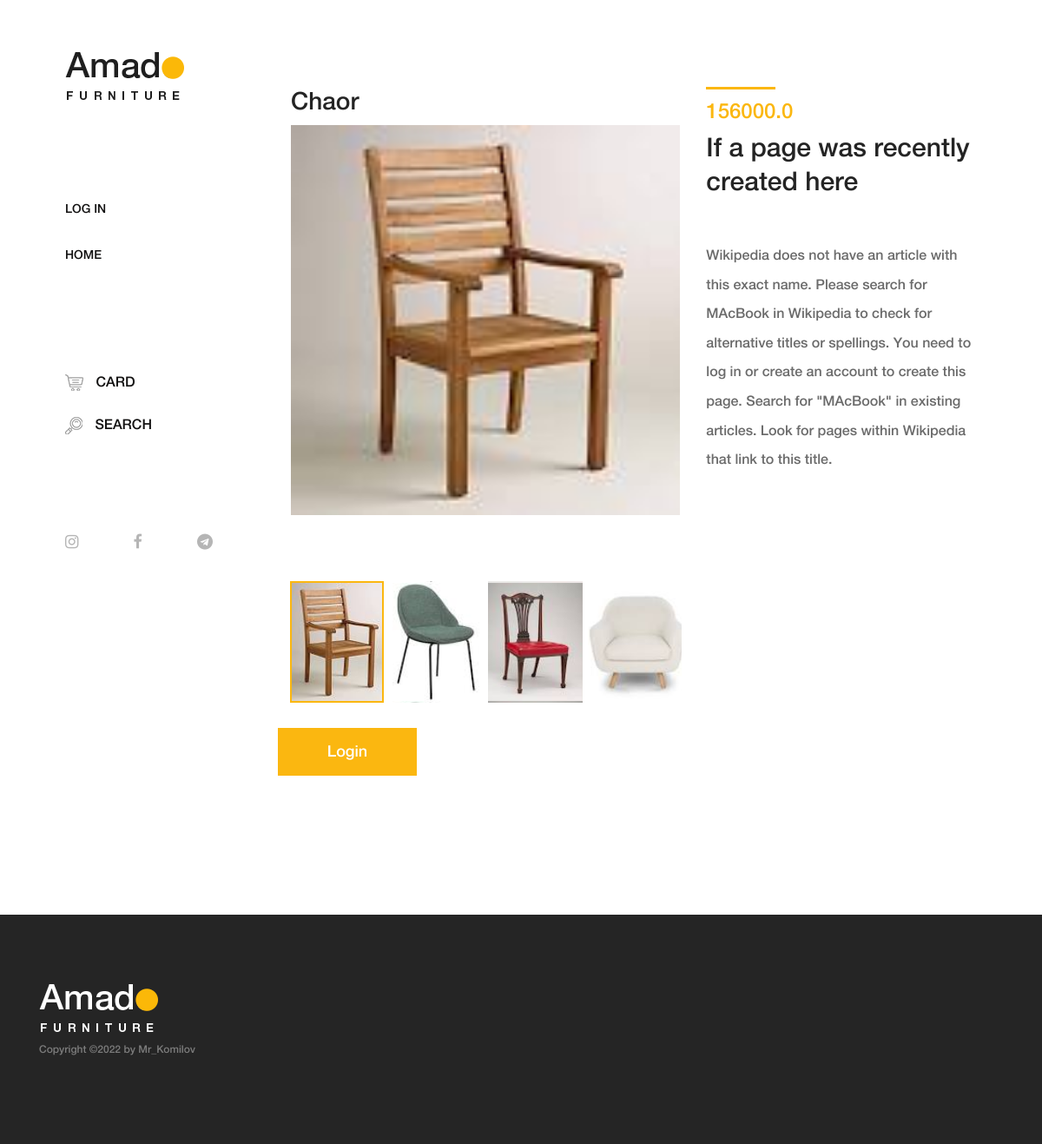
Before: /product/6/ with the older database file.
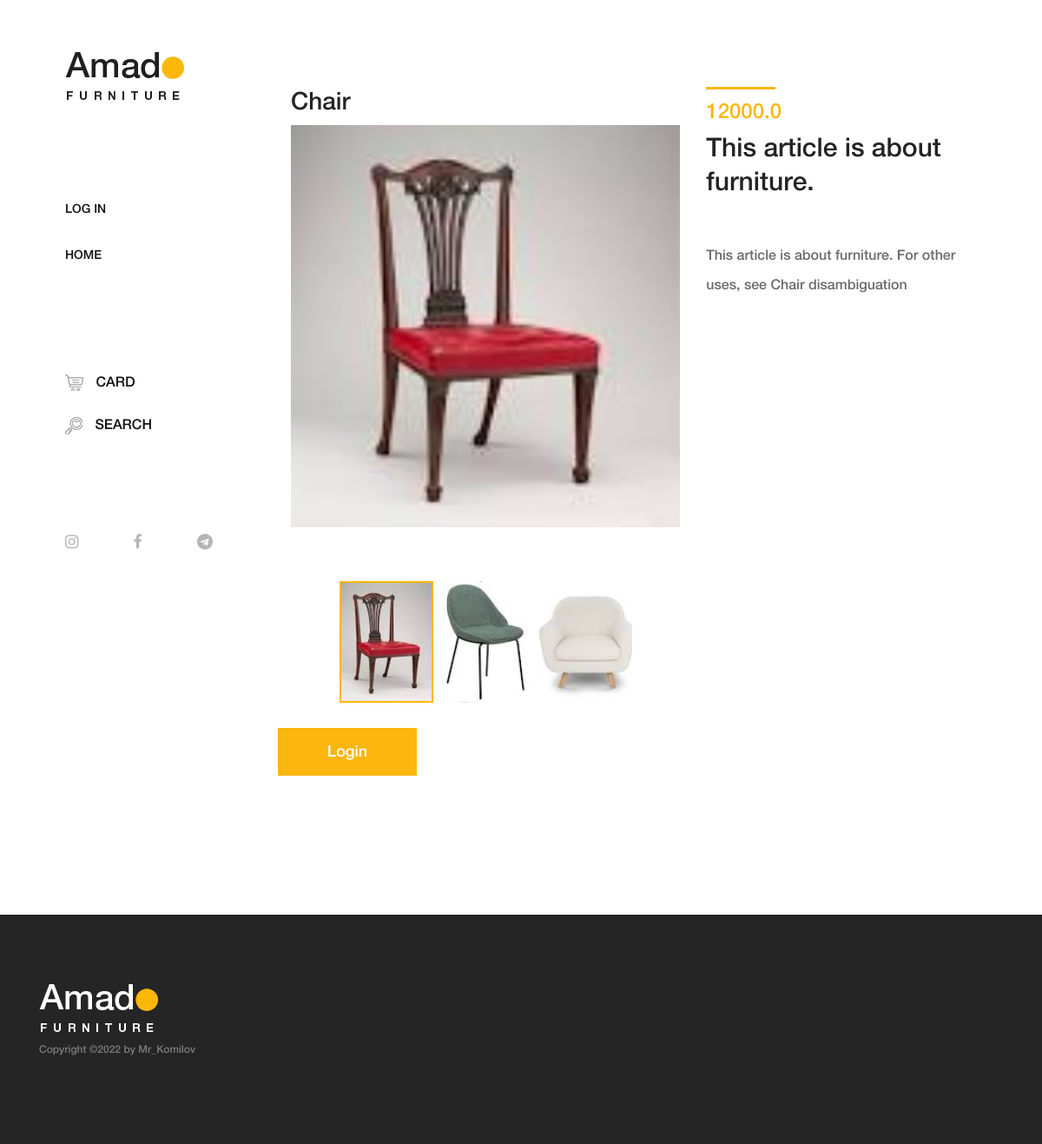
After: the same page with the newer database file.
### products/models.py (models this page shows, shortened)
class Product (models.Model):
    title = models.CharField(max_length=30)
    bio = models.CharField(max_length=50)
    definition = models.TextField()
    photo1 = models.ImageField(upload_to = 'media/img/product-img/%Y/%m/%d')
    photo2 = models.ImageField(upload_to = 'media/img/product-img/%Y/%m/%d', null = True, blank = True)
    photo3 = models.ImageField(upload_to = 'media/img/product-img/%Y/%m/%d', null = True, blank = True)
    photo4 = models.ImageField(upload_to = 'media/img/product-img/%Y/%m/%d', null = True, blank = True)
    price = models.FloatField(default = 0.00)
    count = models.PositiveIntegerField(default = 1)
    delivery_price = models.FloatField(default = 0.00)
    users = models.ForeignKey(CustomUser, on_delete = models.CASCADE, null = True, blank = True)
    card = models.BooleanField(default = 0)
    buy =  models.BooleanField(default = 0)

### pages/views.py (the view)
# urls.py: path('product/<int:pk>/', product , name = 'product'),
def product(request, pk = None, card = None):
    if card and pk:
        user = request.user
        product_obj = Product.objects.filter(id = pk)[0]
        product_obj.users = user
        product_obj.save()
        obj = Product.objects.filter(id = pk)[0]
        if card == 1:
            obj.card = 1
        elif card == 2:
            obj.card = 0
        obj.save()
        return render(request, template_name="product.html", context ={"obj" : obj} )
    elif pk:
        obj = Product.objects.filter(id = pk)[0]
        return render(request, template_name="product.html", context ={"obj" : obj} )
    else:
        return redirect('home')

### template/product.html (shortened to what this page needs)
{% extends 'base.html' %}
{% load static %}
{% block content %}
    <div class="single-product-area section-padding-100 clearfix" style="margin-bottom: 5%;">
        <div class="container-fluid">
            <div class="row">
                <div class="col-12 col-lg-7">
                    <div class="single_product_thumb" >
                        <h3> {{obj.title}} </h3>
                        <div id="product_details_slider" class="carousel slide" data-ride="carousel">
                            <ol class="carousel-indicators">
                                <li class="active"  data-target="#product_details_slider" data-slide-to="0" style=" background-image: url('/media/{{obj.photo1}}');">
                                </li>
                                {% if obj.photo2 %}
                                <li data-target="#product_details_slider" data-slide-to="1" style="background-image: url('/media/{{obj.photo2}}');">
                                </li>
                                {% endif %}
                                {% if obj.photo3 %}
                                <li data-target="#product_details_slider" data-slide-to="2" style="background-image: url('/media/{{obj.photo3}}');">
                                </li>
                                {% endif %}
                                {% if obj.photo4 %}
                                <li data-target="#product_details_slider" data-slide-to="3" style="background-image: url('/media/{{obj.photo4}}');">
                                </li>
                                {% endif %}
                            </ol>
                            <div class="carousel-inner" style="height: 500px;">
                                <div class="carousel-item active">
                                    <a class="gallery_img" href="/media/{{obj.photo1}}">
                                        <img class="d-block w-100" style="width: 100%;"  src="/media/{{obj.photo1}}" alt="First slide">
                                    </a>
                                </div>
                            </div>
                        </div>
                    </div>
                    <br>
                </div>
                <div class="col-12 col-lg-5">
                    <div class="single_product_desc">
                        <div class="product-meta-data">
                            <div class="line"></div>
                            <p class="product-price">{{obj.price}}</p>
                            <a href="">
                                <h6>{{obj.bio}}</h6>
                            </a>
                        </div>
                        <div class="short_overview my-5">
                            <p>{{obj.definition}}</p>
                        </div>
                    </div>
                </div>
                {% if user.is_authenticated %}
                        <a href="{% url 'checkout' obj.pk %}"><button name="buy" class="btn amado-btn">Buy</button></a>
                        {% if obj.card == 1 %}
                            <a href="{% url 'product' obj.pk 2 %}"><button name="card" class="btn amado-btn">Remove Card</button></a>
                        {% else %}
                            <a href="{% url 'product' obj.pk 1 %}"><button name="card" class="btn amado-btn">Add Card</button></a>
                        {% endif %}
                        {% if user.is_superuser %}
                            <a href="{% url 'delete' obj.pk %}"><button name="delete" class="btn amado-btn">Delete</button></a>
                            <a href="{% url 'update' obj.pk %}"><button name="update" class="btn amado-btn">Update</button></a>
                        {% endif %}
                    {% else %}
                        <a href="{% url 'login' %}"><button name="login" class="btn amado-btn">Login</button></a>
                    {% endif %}
            </div>
        </div>
    </div>
{% endblock content %}

Changed rows visible on the page:
changed Product: title "Chaor" → "Chair"; photo1: a different picture; photo3: a different picture; price "156000.0" → "12000.0"; bio "If a page was recently created here" → "This article is about furniture."; definition "Wikipedia does not have an article with this exact name. Please search for MAcBook in Wikipedia to check for alternative titles or spellings. You need to log in or create an account to create this page. Search for \"MAcBook\" in existing articles. Look for pages within Wikipedia that link to this title." → "This article is about furniture. For other uses, see Chair disambiguation"; photo4: picture removed
